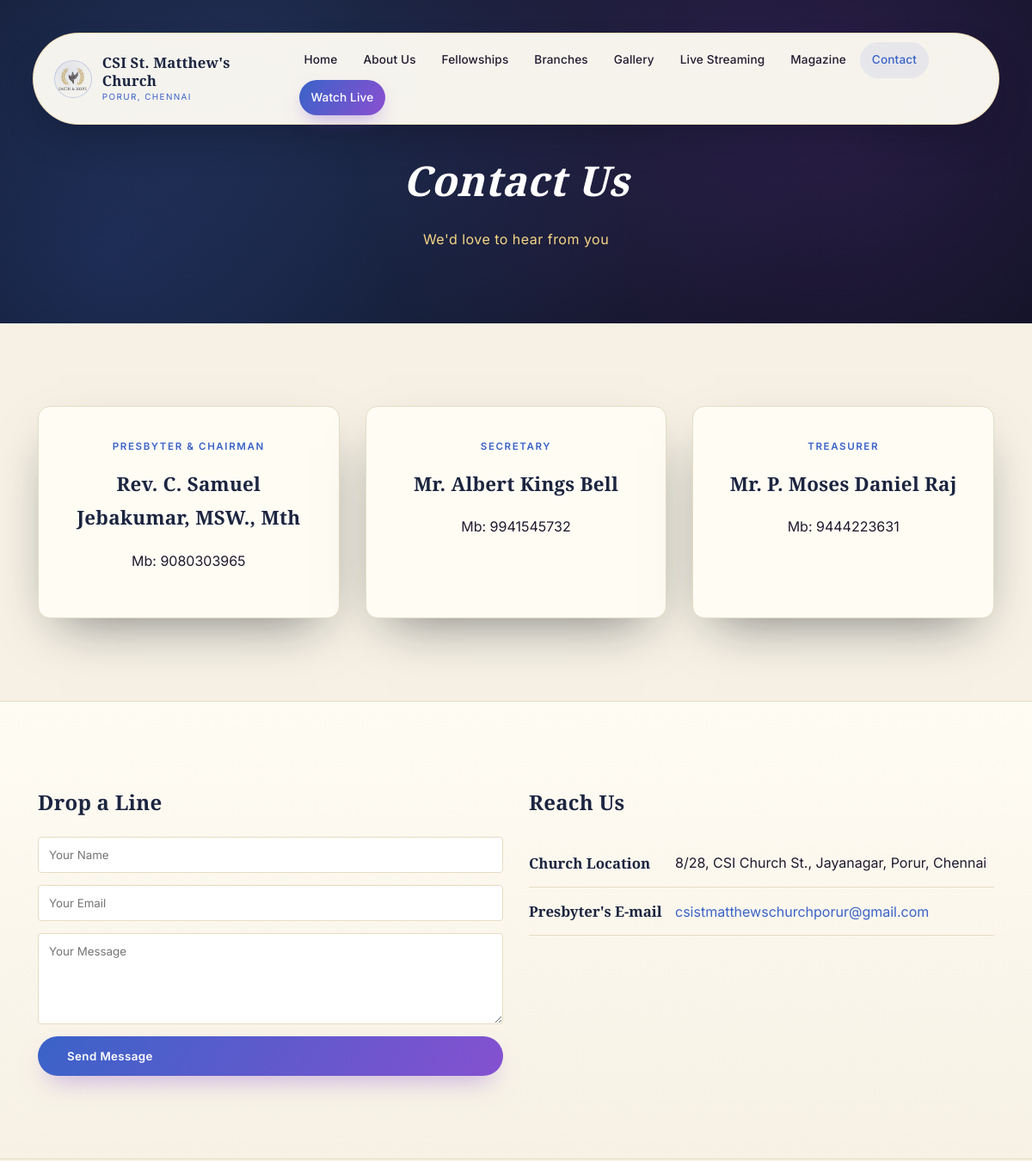
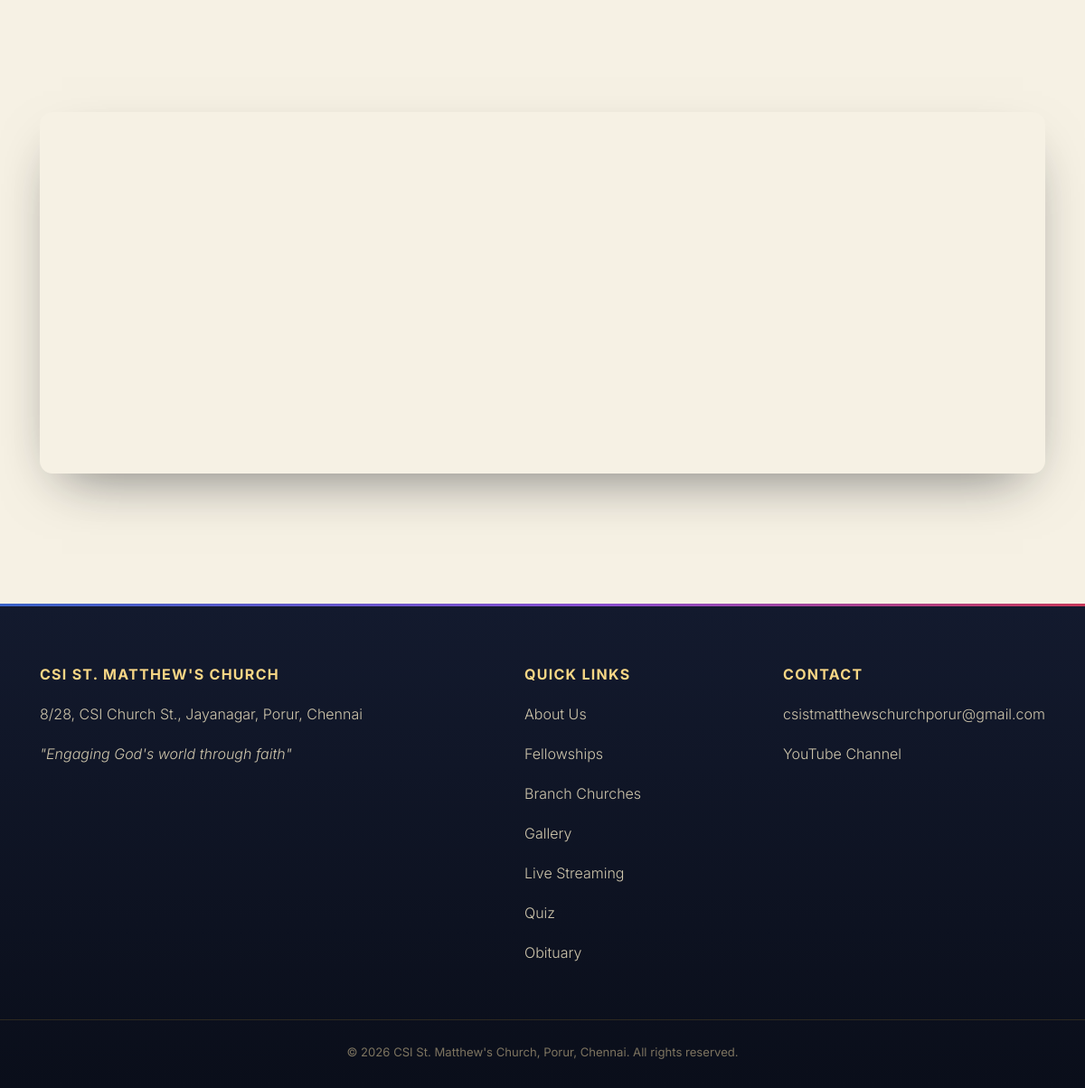
The page /contact.php on the database its author committed (2 pictures, top to bottom).
### tables this page shows
CREATE TABLE leaders (
  id INT AUTO_INCREMENT PRIMARY KEY,
  role VARCHAR(100) NOT NULL,
  name VARCHAR(150) NOT NULL,
  contact VARCHAR(50),
  photo VARCHAR(255) DEFAULT NULL,
  photo_pos_x INT DEFAULT 50,
  photo_pos_y INT DEFAULT 20,
  photo_zoom INT DEFAULT 100,
  sort_order INT DEFAULT 0
);

### includes/config.php (called while the page is built, shortened)
<?php
function db(): mysqli {
    static $conn = null;
    if ($conn === null) {
        $conn = new mysqli(DB_HOST, DB_USER, DB_PASS, DB_NAME);
        $conn->set_charset('utf8mb4');
    }
    return $conn;
}
function h(?string $value): string {
    return htmlspecialchars($value ?? '', ENT_QUOTES, 'UTF-8');
}
function setting(string $key, string $default = ''): string {
    static $cache = null;
    if ($cache === null) {
        $cache = [];
        $result = db()->query('SELECT setting_key, setting_value FROM settings');
        while ($row = $result->fetch_assoc()) {
            $cache[$row['setting_key']] = $row['setting_value'];
        }
    }
    return $cache[$key] ?? $default;
}

### contact.php (the view, shortened to what this page needs)
<?php
require_once __DIR__ . '/includes/config.php';
$leaders = db()->query('SELECT * FROM leaders ORDER BY sort_order');
require __DIR__ . '/includes/header.php';
?>
<div class="page-hero">
  <h1>Contact Us</h1>
  <p>We'd love to hear from you</p>
</div>
<section>
  <div class="container">
    <div class="grid grid-3">
      <?php while ($l = $leaders->fetch_assoc()): ?>
      <div class="card">
        <div class="role"><?= h($l['role']) ?></div>
        <h3><?= h($l['name']) ?></h3>
        <p>Mb: <?= h($l['contact']) ?></p>
      </div>
      <?php endwhile; ?>
    </div>
  </div>
</section>
<section class="alt">
  <div class="container grid grid-2">
    <div>
      <h2>Drop a Line</h2>
      <form method="post" style="display:flex; flex-direction:column; gap:14px;">
        <input type="text" name="name" placeholder="Your Name" required style="padding:12px; border:1px solid var(--border); border-radius:4px; font-family:inherit;">
        <input type="email" name="email" placeholder="Your Email" required style="padding:12px; border:1px solid var(--border); border-radius:4px; font-family:inherit;">
        <textarea name="message" rows="5" placeholder="Your Message" required style="padding:12px; border:1px solid var(--border); border-radius:4px; font-family:inherit;"></textarea>
        <button type="submit" class="btn" style="cursor:pointer;">Send Message</button>
      </form>
    </div>
    <div>
      <h2>Reach Us</h2>
      <table class="contact-table">
        <tr><td>Church Location</td><td><?= h(setting('address')) ?></td></tr>
        <tr><td>Presbyter's E-mail</td><td><a href="mailto:<?= h(setting('email')) ?>"><?= h(setting('email')) ?></a></td></tr>
      </table>
    </div>
  </div>
</section>
<section>
  <div class="container">
    <iframe class="map-frame" src="https://www.google.com/maps?q=CSI+St+Matthews+Church+Porur+Chennai&output=embed" allowfullscreen loading="lazy"></iframe>
  </div>
</section>
<?php require __DIR__ . '/includes/footer.php'; ?>

### assets/css/style.css (style rules this page uses)
:root { --ink: #0a0e1a; --ink-2: #131a2e; --ink-3: #1c2540; --paper: #f6f1e4; --paper-card: #fffcf4; --sapphire: #3a63c8; --amethyst: #8a4fd1; --amber: #f2b632; --amber-soft: #f7d685; --ruby: #c8385a; --text: #201a2e; --text-muted: #6b6478; --border: #e4dcc4; --shadow: 0 25px 60px -25px rgba(10, 14, 26, 0.55); --glass-gradient: linear-gradient(120deg, var(--sapphire), var(--amethyst) 55%, var(--ruby) 100%); }
* { box-sizing: border-box; }
html { scroll-behavior: smooth; }
body { margin: 0; font-family: 'Inter', -apple-system, sans-serif; background: var(--paper); color: var(--text); line-height: 1.75; overflow-x: hidden; }
h1, h2, h3, h4, .site-title { font-family: 'Cormorant Garamond', Georgia, serif; font-weight: 700; color: var(--ink-3); margin-top: 0; letter-spacing: 0.01em; }
a { color: var(--sapphire); text-decoration: none; transition: color 0.25s ease; }
.container { max-width: 1160px; margin: 0 auto; padding: 0 24px; }
.page-hero { position: relative; background: radial-gradient(circle at 25% 15%, var(--ink-3), var(--ink) 70%); color: #fff; padding: 168px 24px 84px; text-align: center; overflow: hidden; }
.page-hero::before { content: ''; position: absolute; inset: 0; background: radial-gradient(circle at 80% 30%, rgba(138,79,209,0.25), transparent 55%), radial-gradient(circle at 10% 80%, rgba(58,99,200,0.25), transparent 55%); }
.page-hero h1 { color: #fff; margin-bottom: 12px; position: relative; font-size: clamp(2.1rem, 4.4vw, 3rem); font-style: italic; }
.page-hero p { color: var(--amber-soft); margin: 0; position: relative; font-family: 'Inter', sans-serif; letter-spacing: 0.03em; }
section { padding: 96px 0; position: relative; }
section.alt { background: linear-gradient(180deg, var(--paper-card), var(--paper)); border-top: 1px solid var(--border); border-bottom: 1px solid var(--border); }
.grid { display: grid; gap: 30px; }
.grid-3 { grid-template-columns: repeat(3, 1fr); }
.grid-2 { grid-template-columns: repeat(2, 1fr); }
.card { background: var(--paper-card); border: 1px solid var(--border); border-radius: 14px; padding: 36px 28px; text-align: center; box-shadow: var(--shadow); transition: transform 0.4s cubic-bezier(.2,.8,.3,1), box-shadow 0.4s ease; position: relative; overflow: hidden; }
.card::before { content: ''; position: absolute; top: 0; left: 0; right: 0; height: 3px; background: var(--glass-gradient); transform: scaleX(0); transform-origin: left; transition: transform 0.5s ease; }
.card h3 { margin-bottom: 6px; font-size: 1.4rem; }
.card .role { color: var(--sapphire); font-size: 0.72rem; text-transform: uppercase; letter-spacing: 0.14em; margin-bottom: 14px; font-family: 'Inter', sans-serif; font-weight: 600; }
.btn { display: inline-flex; align-items: center; gap: 8px; position: relative; overflow: hidden; background: var(--glass-gradient); background-size: 200% auto; color: #fff; padding: 15px 34px; border-radius: 30px; font-family: 'Inter', sans-serif; font-weight: 600; letter-spacing: 0.03em; border: none; transition: background-position 0.5s ease, transform 0.3s ease, box-shadow 0.3s ease; box-shadow: 0 14px 30px -12px rgba(138,79,209,0.55); }
table.contact-table { width: 100%; table-layout: fixed; border-collapse: collapse; margin-top: 22px; font-family: 'Inter', sans-serif; }
table.contact-table td { padding: 13px 0; border-bottom: 1px solid var(--border); overflow-wrap: anywhere; }
table.contact-table td:first-child { font-family: 'Cormorant Garamond', serif; font-weight: 700; color: var(--ink-3); width: 170px; font-size: 1.05rem; }
.map-frame { border: 0; width: 100%; height: 400px; border-radius: 14px; margin-top: 30px; box-shadow: var(--shadow); filter: grayscale(0.2) contrast(1.05); }

### rows shown on the page
leaders: role "PRESBYTER & CHAIRMAN", name "Rev. C. Samuel Jebakumar, MSW., Mth", contact "9080303965"
leaders: role "SECRETARY", name "Mr. Albert Kings Bell", contact "9941545732"
leaders: role "TREASURER", name "Mr. P. Moses Daniel Raj", contact "9444223631"

### other values the page prints
setting('site_name') "CSI St. Matthew's Church"
setting('site_location') "PORUR, CHENNAI"
$label "Home About Us Fellowships Branches Gallery Live Streaming Magazine Contact"
setting('address') "8/28, CSI Church St., Jayanagar, Porur, Chennai"
setting('email') "csistmatthewschurchporur@gmail.com"
setting('site_name') "CSI ST. MATTHEW'S CHURCH"
setting('tagline') "Engaging God's world through faith"
setting('site_location') "Porur, Chennai"
